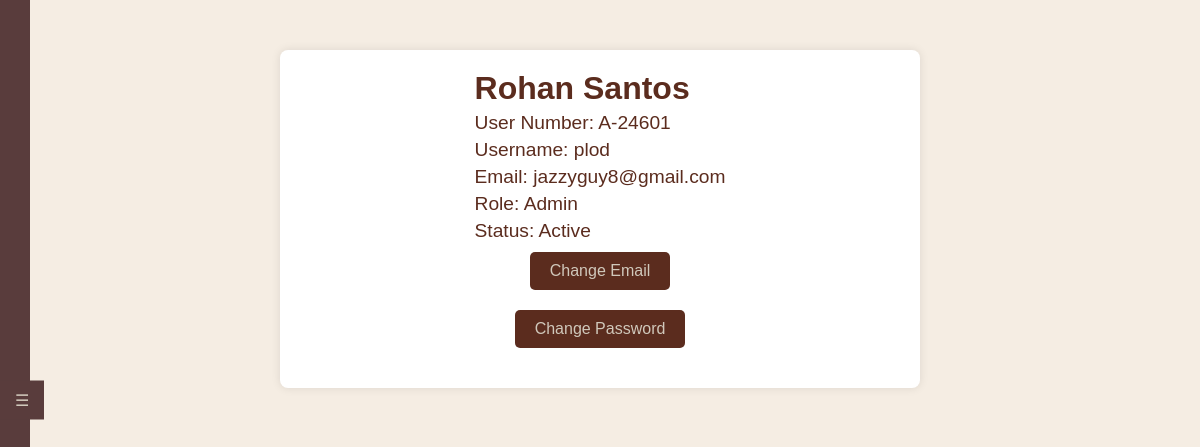
Screenshot of /profile (signed in) with the database file from the repository.
### tables this page shows
CREATE TABLE "users" (
	"user_id"	INTEGER,
	"userstat_id"	INTEGER,
	"role_id"	INTEGER NOT NULL,
	"user_number"	TEXT,
	"username"	TEXT NOT NULL,
	"first_name"	TEXT,
	"last_name"	TEXT,
	"middle_name"	TEXT,
	"email"	TEXT NOT NULL,
	"password_hash"	TEXT NOT NULL,
	"date_created"	DATE,
	"is_locked"	BOOLEAN DEFAULT 0,
	"failed_attempts"	INTEGER DEFAULT 0,
	"otp"	TEXT,
	"otp_attempts"	INTEGER DEFAULT 0,
	"otp_expiry"	TIMESTAMP,
	UNIQUE("email"),
	UNIQUE("username"),
	FOREIGN KEY("userstat_id") REFERENCES "userStatus"("userstat_id"),
	FOREIGN KEY("role_id") REFERENCES "Roles"("role_id"),
	PRIMARY KEY("user_id")
);

CREATE TABLE "Roles" (
	"role_id"	INTEGER,
	"role_name"	TEXT NOT NULL,
	PRIMARY KEY("role_id" AUTOINCREMENT)
);

CREATE TABLE "userStatus" (
	"userstat_id"	INTEGER NOT NULL UNIQUE,
	"userStatus"	TEXT NOT NULL,
	PRIMARY KEY("userstat_id" AUTOINCREMENT)
);

### app.py (the view)
@app.route('/profile')
def profile():
    user_id = session.get('user_id')
    if not user_id:
        flash('User not logged in', 'error')
        return redirect(url_for('login'))
    conn = get_db_connection()
    user = conn.execute('''
        SELECT u.user_id, u.first_name, u.last_name, u.username, u.email, u.role_id, u.userstat_id, r.role_name, us.userStatus, u.date_created, u.user_number
        FROM users u
        JOIN roles r ON u.role_id = r.role_id
        JOIN userStatus us ON u.userstat_id = us.userstat_id
        WHERE u.user_id = ?
    ''', (user_id,)).fetchone()
    conn.close()
    if user:
        user_details = dict(user)
        session['current_email'] = user['email']  # Save current email in the session
        user_number = session.get('user_number')
        current_time = datetime.now().strftime("%Y-%m-%d %H:%M:%S")
        log_activity(f'{user_number} {current_time}: Accessed profile page')
        return render_template('profile.html', user=user_details)
    else:
        flash('User not found', 'error')
        return redirect(url_for('dashboard'))

### app.py (called while the page is built)
def get_db_connection():
    conn = sqlite3.connect(app.config['DATABASE'], timeout=30)
    conn.execute('PRAGMA journal_mode=WAL')
    conn.row_factory = sqlite3.Row
    return conn

def log_activity(activity):
    user_number = session.get('user_number')  # Assuming you store the user's number in the session
    user_name = session.get('first_name')  # Assuming you store the user's name in the session
    current_time = datetime.now().strftime("%Y-%m-%d %H:%M:%S")
    log_message = f"{user_number} {current_time}: {activity}"
    conn = get_db_connection()
    conn.execute('INSERT INTO user_logs (user_number, user_name, activity) VALUES (?, ?, ?)', (user_number, user_name, log_message))
    conn.commit()
    conn.close()

### templates/profile.html (shortened to what this page needs)
<!DOCTYPE html>
<html lang="en">
<head>
    <link rel="stylesheet" href="{{ url_for('static', filename='styles.css') }}">
</head>
<body>
    <div class="sidebar-tab" id="toggleSidebar">☰</div>
    <div id="sidebar" class="sidebar">
        <ul>
            <li><a href="{{ url_for('dashboard') }}">Dashboard</a></li>
            <li><a href="{{ url_for('profile') }}">Profile</a></li>
            <li><a href="{{ url_for('users') }}">Users</a></li>
            <li><a href="{{ url_for('treatments') }}">Treatment</a></li>
            <li><a href="{{ url_for('maintenance') }}">Maintenance</a></li>
            <li><a href="{{ url_for('inventory') }}">Inventory</a></li>
            <br><br><br><br><br><br>
        </ul>
    </div>
    <div class="content-container">
        <div class="profile-container">
            <div class="profile-details">
                <h1>{{ user['first_name'] }} {{ user['last_name'] }}</h1>
                <p>User Number: {{ user['user_number'] }}</p>
                <p>Username: {{ user['username'] }}</p>
                <p>Email: {{ user['email'] }}</p>
                <p>Role: {{ user['role_name'] }}</p>
                <p>Status: {{ user['userStatus'] }}</p>
                <button class="btn" onclick="document.getElementById('changeEmailModal').style.display='block'">Change Email</button>
                <button class="btn" onclick="document.getElementById('changePasswordModal').style.display='block'">Change Password</button>
            </div>
        </div>
    </div>
</body>
</html>

### static/styles.css (style rules this page uses)
body { font-family: 'Inter', sans-serif; margin: 0; padding: 0; box-sizing: border-box; }
button { padding: 10px; background-color: #D0C8BB; color: #784D3C; border: none; border-radius: 5px; cursor: pointer; }
a { color: #cbc7c2; text-align: right; margin-bottom: 10px; }
.sidebar { width: 250px; background-color: #593C3C; color: #D0C8BB; overflow-y: scroll; padding: 15px; position: fixed; top: 0; bottom: 0; left: -250px; z-index: 1000; transition: left 0.3s ease; }
.sidebar-tab { position: fixed; left: 0; top: 50%; transform: translateY(-50%); background-color: #593C3C; color: #D0C8BB; padding: 10px 15px; cursor: pointer; z-index: 1001; }
.sidebar ul { list-style-type: none; padding: 0; }
.sidebar ul li { padding: 10px 0; }
.sidebar ul li a { color: #fff; text-decoration: none; display: block; padding: 10px 15px; }
.sidebar { -ms-overflow-style: none; scrollbar-width: none; }
.sidebar { overflow-y: auto; scrollbar-width: none; }
button { display: block; margin: 0 auto; padding: 10px 20px; font-size: 16px; cursor: pointer; }
button { padding: 10px 20px; background-color: #D0C8BB; color: #593C3C; border: none; border-radius: 5px; cursor: pointer; display: block; margin: 20px auto; }

### templates/profile.html (style rules this page uses)
body { font-family: Arial, sans-serif; background-color: #f5ede3; color: #5b2c1e; margin: 0; padding: 0; }
.profile-container { display: flex; flex-direction: column; align-items: center; padding: 20px; background-color: #fff; border-radius: 8px; box-shadow: 0 0 10px rgba(0, 0, 0, 0.1); margin: 50px auto; width: 50%; }
.profile-details h1 { font-size: 2em; margin: 0; }
.profile-details p { font-size: 1.2em; margin: 5px 0; }
.btn { background-color: #5b2c1e; color: #D0C8BB; padding: 10px 20px; border: none; border-radius: 5px; cursor: pointer; margin-top: 10px; }
.content-container { transition: margin-left 0.3s ease; }

### rows the page displays
users: first_name "Rohan", last_name "Santos", user_number "A-24601", username "plod", email "jazzyguy8@gmail.com"
Roles: role_name "Admin"
userStatus: userStatus "Active"
